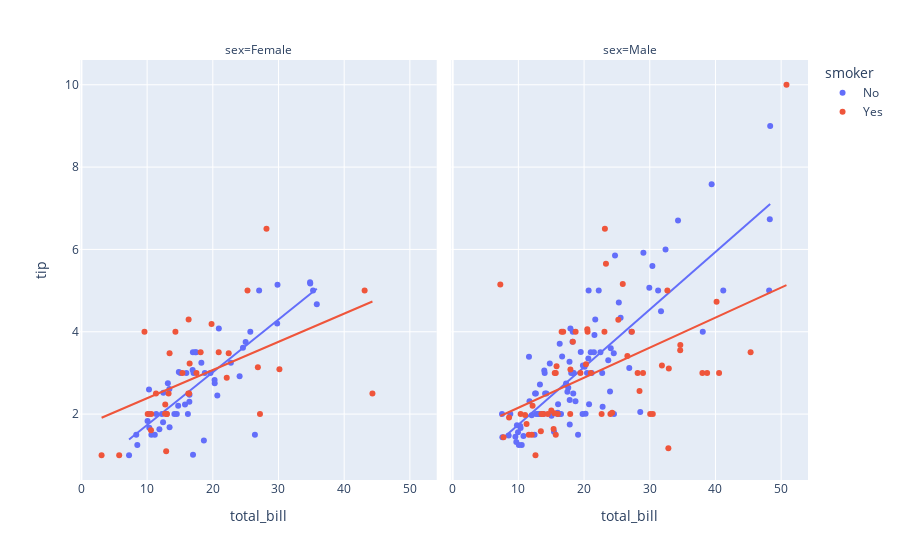

The notebook cell saved with this chart:
### Code cell
px.scatter(df,x='total_bill',y='tip',trendline='ols',color='smoker',facet_col='sex')
